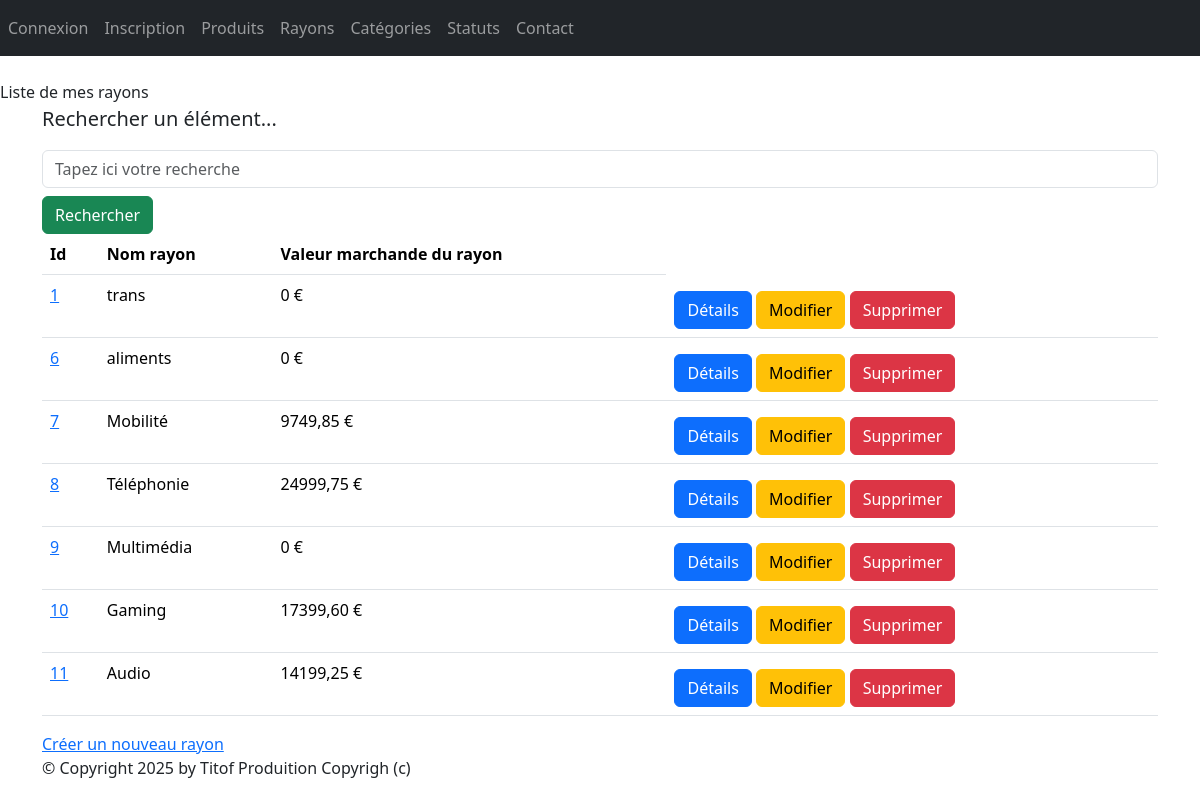
Page /monApp/rayons/ on the earlier database version.
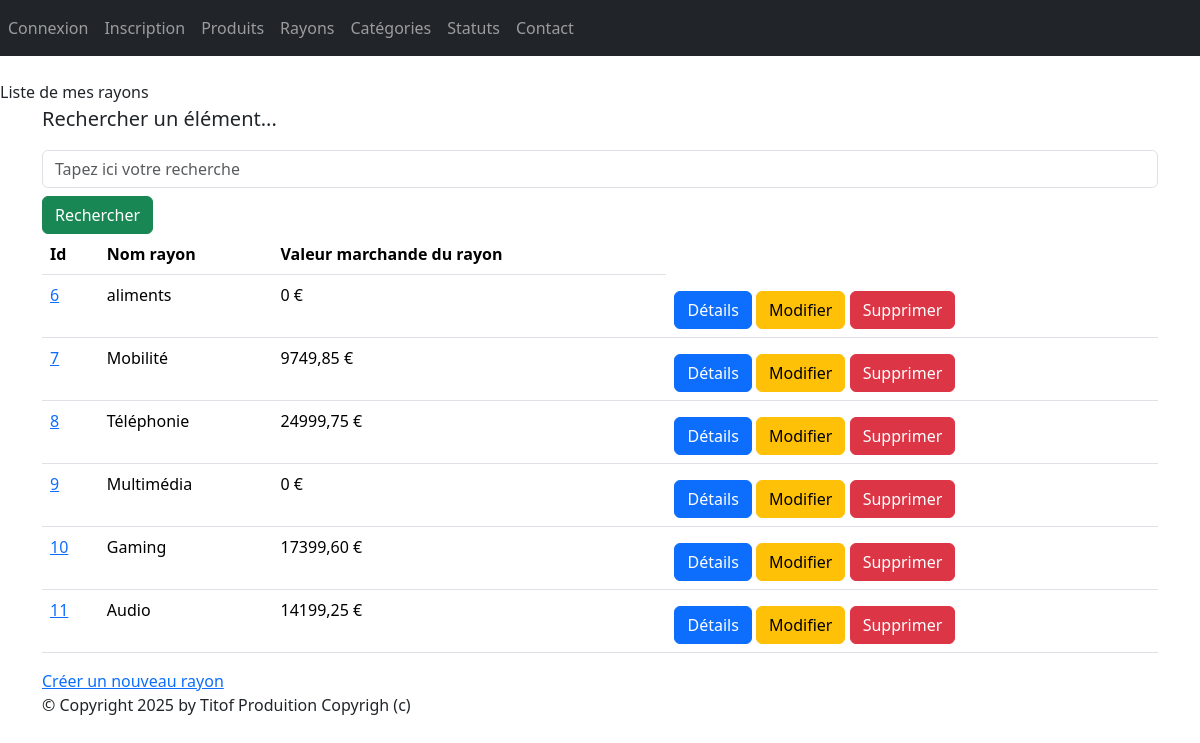
Same page on the later database version.
### monApp/models.py (models this page shows)
class Rayon(models.Model):
    idRayon = models.AutoField(primary_key=True)
    nomRayon = models.CharField(max_length=100)
    def __str__(self):
        return self.nomRayon

### monApp/views.py (the view)
# urls.py: path("rayons/", RayonListView.as_view(), name="rayons"),
class RayonListView(ListView):
    model = Rayon
    template_name = "monApp/list_rayons.html"
    context_object_name = "rays"
    def get_queryset(self):
        query = self.request.GET.get('search')
        if query:
            return Rayon.objects.filter(nomRayon__icontains=query)
        return Rayon.objects.prefetch_related(Prefetch("contenir_rayon", queryset=Contenir.objects.select_related("produit")))
    def get_context_data(self, **kwargs):
        context = super(RayonListView, self).get_context_data(**kwargs)
        context['titremenu'] = "Liste de mes rayons"
        rays_dt = []
        for rayon in context['rays']:
            total = 0
            for contenir in rayon.contenir_rayon.all():
                total += contenir.produit.prixUnitaireProd * contenir.quantite
            rays_dt.append({'rayon': rayon, 'total_stock': total})
        context['rays_dt'] = rays_dt
        print(rays_dt)
        return context

### monApp/templates/monApp/list_rayons.html
{% extends 'monApp/base.html' %}
{% block menu %}
{{titremenu}}
{% endblock %}
{% block contenu %}
<p class="lead mb-3 ml-0">Rechercher un élément...</p>
<form method="GET" action="">
<input class="form-control" type="text" name="search" placeholder="Tapez ici votre recherche"
value="{{ request.GET.search }}">
<button type="submit" class="btn btn-success mt-2">Rechercher</button>
</form>
<table class="table">
    <thead>
        <th>Id</th>
        <th>Nom rayon</th>
        <th>Valeur marchande du rayon</th>
    </thead>
    <tbody>
        {% for data in rays_dt %}
        <tr>
            <td><a href="{% url 'dtl_rayons' data.rayon.pk %}">{{ data.rayon.pk }}</a></td>
            <td>{{ data.rayon.nomRayon }} </td>
            <td>{{ data.total_stock }} €</td>
            <td>
                <a href="{% url 'dtl_rayons' data.rayon.pk %}" class="btn btn-primary mt-2">Détails</a>
                <a href="{% url 'rayon-chng' data.rayon.pk %}" class="btn btn-warning mt-2">Modifier</a>
                <a href="{% url 'rayon-del' data.rayon.pk %}" class="btn btn-danger mt-2">Supprimer</a>
            </td>
        </tr>
        {% endfor %}
    </tbody>
</table>
<a href="{% url 'crt-rayon' %}">Créer un nouveau rayon</a>
{% endblock %}

Differences in the rows shown:
removed Rayon: rayon.pk "1", rayon.nomRayon "trans", total_stock "0"
